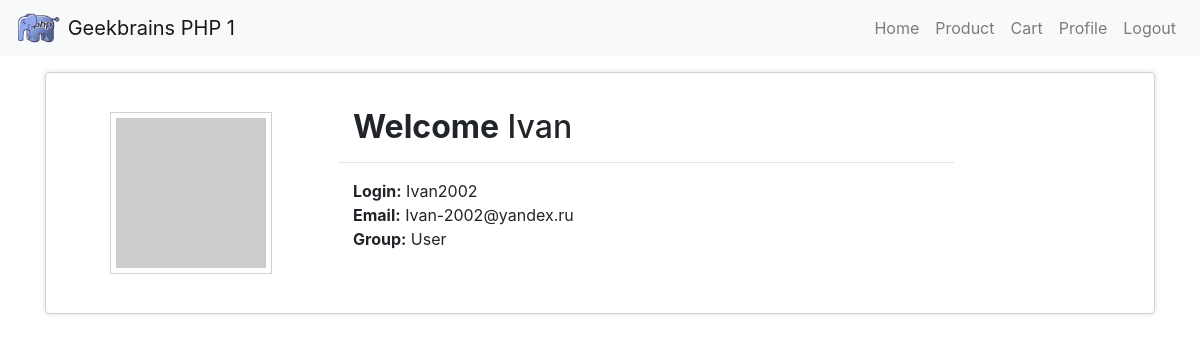
Page /user.php?action=home (signed in) on the committed database.
### tables this page shows
CREATE TABLE `users` (
  `id` int(11) NOT NULL AUTO_INCREMENT,
  `user_name` varchar(255) NOT NULL,
  `login` varchar(255) NOT NULL,
  `email` varchar(255) NOT NULL,
  `password` varchar(255) NOT NULL,
  `user_group` int(11) NOT NULL,
  PRIMARY KEY (`id`)
);

### engine/render.php (called while the page is built, shortened)
<?php
function render(string $template, array $data = [], bool $withLayout = true, string $layout = 'main') {
    global $config;
    $templates = [
        'layout' => "{$config['app']['templatesPath']}/layouts/{$layout}.php",
        'page' => "{$config['app']['templatesPath']}/{$template}.php"
    ];
    $data['config'] = $config['app'];
    $pageView = getTemplateContent($templates['page'], $data);
    if ($withLayout) {
        $data['content'] = $pageView;
        return getTemplateContent($templates['layout'], $data);
    } else {
        return $pageView;
    }
}
function getTemplateContent(string $filepath, array $data) {
    extract($data);
    include $filepath;
    return ob_get_clean();
}

### engine/database.php (called while the page is built, shortened)
<?php
$connection = mysqli_connect(
    $config['db']['host'],
    $config['db']['user'],
    $config['db']['password'],
    $config['db']['database']
);
function getItem(string $sql) {
    global $connection;
    $result = mysqli_query($connection, $sql);
    $row = mysqli_fetch_assoc($result);
    return $row;
}

### templates/user/home.php (the view, shortened to what this page needs)
<div class="profile-wrap">
    <div class="row">
        <div class="col-md-4 col-xs-12 col-sm-6 col-lg-3">
            <img class="profile-img" src="http://placehold.it/150x150">
        </div>
        <div class="col-md-8 col-xs-12 col-sm-6 col-lg-7">
            <div class="container profile-name">
                <h2><span>Welcome</span> <?php echo $user['user_name'] ?></h2>
            </div>
            <hr>
            <ul class="container profile-info">
                <li><span>Login:</span> <?php echo $user['login'] ?></li>
                <li><span>Email:</span> <?php echo $user['email'] ?></li>
                <?php if ($user['user_group'] == 0) : ?>
                    <li>
                        <span>Group:</span> Administrator
                    <li>
                <?php else: ?>
                    <li>
                    <span>Group:</span> User
                <?php endif; ?>
            </ul>
        </div>
    </div>
</div>

### public_html/css/style.css (style rules this page uses)
.profile-wrap { padding: 15px; border: 1px solid #9c9b9b75; box-shadow: 0 0 5px #3e3e3e29; border-radius: .25rem; }
.profile-img { width: 150px; height: 150px; margin: 25px 25px 25px 50px; padding: 5px; box-sizing: content-box; outline: 1px solid #9c9b9b75; }
.profile-name { margin-top: 20px; }
.profile-name > h2 > span { font-weight: bold; }
.profile-info li { list-style: none; }
.profile-info > li > span { font-weight: bold; }

### rows in the picture
users: user_name "Ivan", login "Ivan2002", email "Ivan-2002@yandex.ru"

### other values in the picture
$config['name'] "Geekbrains PHP 1"
$link['label'] "Home"
$link['label'] "Product"
$link['label'] "Cart"
$link['label'] "Profile"
$link['label'] "Logout"
